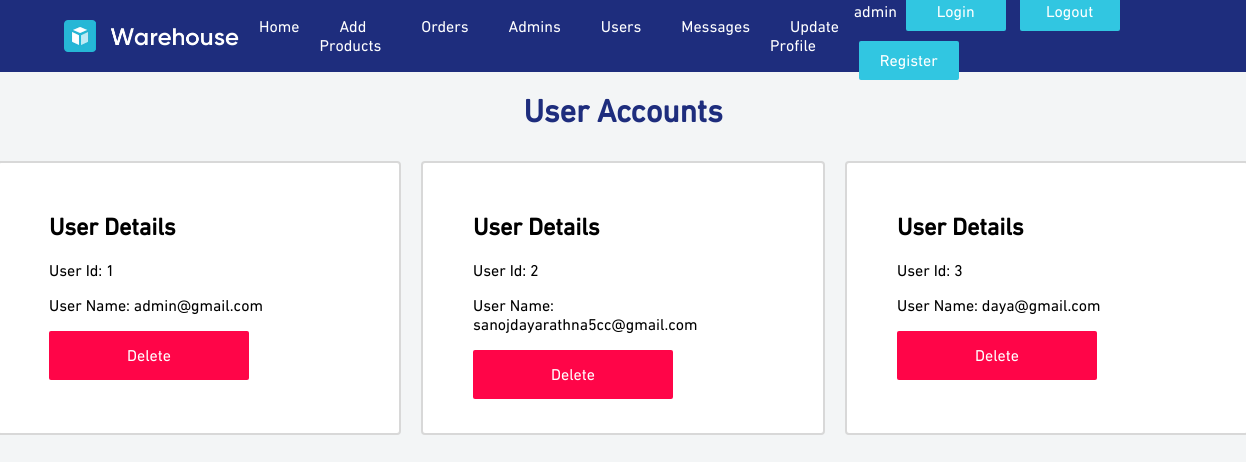
Screenshot of /admin/users_accounts.php (signed in) with the database file from the repository.
### tables this page shows
CREATE TABLE `users` (
  `id` int(100) NOT NULL,
  `name` varchar(20) NOT NULL,
  `email` varchar(50) NOT NULL,
  `password` varchar(50) NOT NULL
);

### admin/users_accounts.php (the view, shortened to what this page needs)
<?php
include '../components/connect.php';
?>
<!DOCTYPE html>
<html lang="en">
  <head>
    <link rel="stylesheet" href="../css/user_accounts.css" />
    <link rel="stylesheet" href="../css/admin_header.css" />
  </head>
<body>
<?php include '../components/admin_header.php'; ?>
<div class="Dashboard">
      <h1 class="header-1">User Accounts</h1>
      <div class="tiles">
      <?php
      $select_accounts = $conn->prepare("SELECT * FROM `users`");
      $select_accounts->execute();
      if($select_accounts->rowCount() > 0){
         while($fetch_accounts = $select_accounts->fetch(PDO::FETCH_ASSOC)){
   ?>
        <div class="tile 1">
          <h2>User Details</h2>
          <p>User Id: <span><?= $fetch_accounts['id']; ?></span> </p>
          <p>User Name: <span><?= $fetch_accounts['email']; ?></span></p>
          <a href="users_accounts.php?delete=<?= $fetch_accounts['id']; ?>" onclick="return confirm('delete this account? the user related information will also be delete!')">
             <button style="background-color: #ff0548" class="btn_2">
               Delete
             </button>
          </a>
        </div>
        <?php
            }
         }else{
            echo '<p class="empty">no accounts available!</p>';
         }
      ?>
      </div>
    </div>
</body>
</html>

### components/admin_header.php (shortened to what this page needs)
<header class="admin">
  <div class="nav-bar">
    <a href="dashboard.php" class="logo">
      <img class="header-logo" src="/images/Logo.webp" alt="logo" />
    </a>
    <div class="tabs">
      <ul>
        <li><a href="../admin/dashboard.php">Home</a></li>
        <li><a href="../admin/products.php">Add Products</a></li>
        <li><a href="../admin/placed_orders.php">Orders</a></li>
        <li><a href="../admin/admin_accounts.php">Admins</a></li>
        <li><a href="../admin/users_accounts.php">Users</a></li>
        <li><a href="../admin/messages.php">Messages</a></li>
        <li><a href="../admin/update_profile.php">Update Profile</a></li>
      </ul>
    </div>
    <div class="buttons">
      <?php
      $select_profile = $conn->prepare("SELECT * FROM `admins` WHERE id = ?");
      $select_profile->execute([$admin_id]);
      $fetch_profile = $select_profile->fetch(PDO::FETCH_ASSOC);
      ?>
      <?= $fetch_profile['name']; ?>
      <a href="../admin/admin_login.php"><button>Login</button></a>
      <a href="../components/admin_logout.php" onclick="return confirm('logout from the website?');"><button>Logout</button></a>
      <a href="../admin/register_admin.php"><button>Register</button></a>
    </div>
  </div>
</header>

### css/user_accounts.css (style rules this page uses)
body { place-items: center; gap: 50px; margin: 0; height: 100vh; background: #f3f5f6; font-family: regular; }
.header-1 { color: #1e2d7d; text-align: center; }
button { background-color: #31c6e1; color: white; font-weight: 500; border-radius: 2px; width: 200px; padding: 15px; font-size: medium; font-family: regular; cursor: pointer; border: 0; }
.tiles { text-align: left; display: flex; }
.tile { width: 300px; height: 170px; border: 2px solid #d8d8d8; border-radius: 4px; background-color: white; padding: 50px; margin-bottom: 10px; margin: 10px; }
.tile h2 { margin-top: 0px; }
@media (width >= 500px) { body { padding: 0; } }

### css/admin_header.css (style rules this page uses)
body { font-family: regular; margin: 0; padding: 0; background: #f3f5f6; }
.admin .nav-bar { display: flex; font-family: regular; align-items: center; color: white; background-color: #1e2d7d; height: 4.5rem; justify-content: space-between; width: 100vw; margin-top: 0px; }
.admin ul { display: flex; list-style: none; padding-left: 0px; }
.admin a { text-decoration-line: none; color: white; }
.admin li a { padding: 0 20px; }
.admin .header-logo { width: 175px; margin-left: 4rem; }
.admin .logo { display: flex; align-items: center; justify-content: center; column-gap: 1rem; }
.admin .nav-bar button { border: none; font-family: regular; padding: 10px; font-size: medium; background-color: #31c6e1; color: white; border-radius: 2px; cursor: pointer; width: 100px; margin: 5px; }
.admin .buttons { margin-right: 4rem; }

### rows the page displays
users: id "1", email "admin@gmail.com"
users: id "2", email "sanojdayarathna5cc@gmail.com"
users: id "3", email "daya@gmail.com"

### other values shown
$fetch_profile['name'] "admin"
